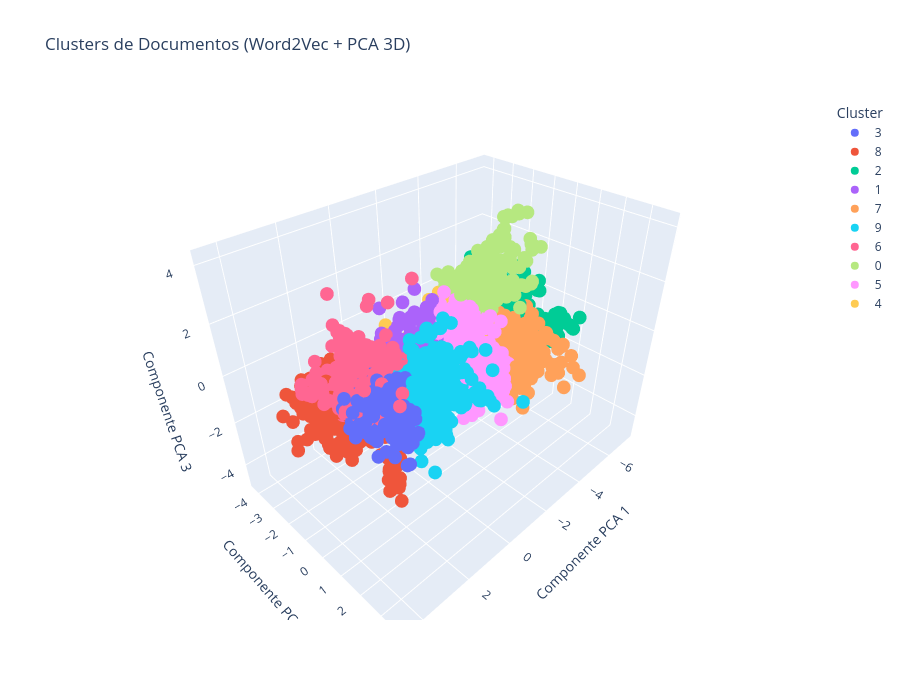

Source (notebook cell):
### Code cell
mostrar_grafico_clusters(vetores_documentos, df_w2v_docs)

### Figure 1 — Plotly figure (JSON) as saved in the notebook; plotly's stock layout.template omitted (floating-point values rounded to 4 significant figures; data arrays with more than 128 entries replaced by an {"elided": "..."} marker saying what was removed)
{"data": [{"customdata": {"elided": "2176x2 str values"}, "hovertemplate": "Cluster=%{customdata[0]}<br>Componente PCA 1=%{x:.2f}<br>Componente PCA 2=%{y:.2f}<br>Componente PCA 3=%{z:.2f}<br>Documento Original=%{customdata[1]}<extra></extra>", "legendgroup": "3", "marker": {"color": "#636efa", "symbol": "circle"}, "mode": "markers", "name": "3", "scene": "scene", "showlegend": true, "type": "scatter3d", "x": {"elided": "2176 float values"}, "y": {"elided": "2176 float values"}, "z": {"elided": "2176 float values"}}, {"customdata": {"elided": "1043x2 str values"}, "hovertemplate": "Cluster=%{customdata[0]}<br>Componente PCA 1=%{x:.2f}<br>Componente PCA 2=%{y:.2f}<br>Componente PCA 3=%{z:.2f}<br>Documento Original=%{customdata[1]}<extra></extra>", "legendgroup": "8", "marker": {"color": "#EF553B", "symbol": "circle"}, "mode": "markers", "name": "8", "scene": "scene", "showlegend": true, "type": "scatter3d", "x": {"elided": "1043 float values"}, "y": {"elided": "1043 float values"}, "z": {"elided": "1043 float values"}}, {"customdata": {"elided": "691x2 str values"}, "hovertemplate": "Cluster=%{customdata[0]}<br>Componente PCA 1=%{x:.2f}<br>Componente PCA 2=%{y:.2f}<br>Componente PCA 3=%{z:.2f}<br>Documento Original=%{customdata[1]}<extra></extra>", "legendgroup": "2", "marker": {"color": "#00cc96", "symbol": "circle"}, "mode": "markers", "name": "2", "scene": "scene", "showlegend": true, "type": "scatter3d", "x": {"elided": "691 float values"}, "y": {"elided": "691 float values"}, "z": {"elided": "691 float values"}}, {"customdata": {"elided": "801x2 str values"}, "hovertemplate": "Cluster=%{customdata[0]}<br>Componente PCA 1=%{x:.2f}<br>Componente PCA 2=%{y:.2f}<br>Componente PCA 3=%{z:.2f}<br>Documento Original=%{customdata[1]}<extra></extra>", "legendgroup": "1", "marker": {"color": "#ab63fa", "symbol": "circle"}, "mode": "markers", "name": "1", "scene": "scene", "showlegend": true, "type": "scatter3d", "x": {"elided": "801 float values"}, "y": {"elided": "801 float values"}, "z": {"elided": "801 float values"}}, {"customdata": {"elided": "816x2 str values"}, "hovertemplate": "Cluster=%{customdata[0]}<br>Componente PCA 1=%{x:.2f}<br>Componente PCA 2=%{y:.2f}<br>Componente PCA 3=%{z:.2f}<br>Documento Original=%{customdata[1]}<extra></extra>", "legendgroup": "7", "marker": {"color": "#FFA15A", "symbol": "circle"}, "mode": "markers", "name": "7", "scene": "scene", "showlegend": true, "type": "scatter3d", "x": {"elided": "816 float values"}, "y": {"elided": "816 float values"}, "z": {"elided": "816 float values"}}, {"customdata": {"elided": "1087x2 str values"}, "hovertemplate": "Cluster=%{customdata[0]}<br>Componente PCA 1=%{x:.2f}<br>Componente PCA 2=%{y:.2f}<br>Componente PCA 3=%{z:.2f}<br>Documento Original=%{customdata[1]}<extra></extra>", "legendgroup": "9", "marker": {"color": "#19d3f3", "symbol": "circle"}, "mode": "markers", "name": "9", "scene": "scene", "showlegend": true, "type": "scatter3d", "x": {"elided": "1087 float values"}, "y": {"elided": "1087 float values"}, "z": {"elided": "1087 float values"}}, {"customdata": {"elided": "836x2 str values"}, "hovertemplate": "Cluster=%{customdata[0]}<br>Componente PCA 1=%{x:.2f}<br>Componente PCA 2=%{y:.2f}<br>Componente PCA 3=%{z:.2f}<br>Documento Original=%{customdata[1]}<extra></extra>", "legendgroup": "6", "marker": {"color": "#FF6692", "symbol": "circle"}, "mode": "markers", "name": "6", "scene": "scene", "showlegend": true, "type": "scatter3d", "x": {"elided": "836 float values"}, "y": {"elided": "836 float values"}, "z": {"elided": "836 float values"}}, {"customdata": {"elided": "256x2 str values"}, "hovertemplate": "Cluster=%{customdata[0]}<br>Componente PCA 1=%{x:.2f}<br>Componente PCA 2=%{y:.2f}<br>Componente PCA 3=%{z:.2f}<br>Documento Original=%{customdata[1]}<extra></extra>", "legendgroup": "0", "marker": {"color": "#B6E880", "symbol": "circle"}, "mode": "markers", "name": "0", "scene": "scene", "showlegend": true, "type": "scatter3d", "x": {"elided": "256 float values"}, "y": {"elided": "256 float values"}, "z": {"elided": "256 float values"}}, {"customdata": {"elided": "1152x2 str values"}, "hovertemplate": "Cluster=%{customdata[0]}<br>Componente PCA 1=%{x:.2f}<br>Componente PCA 2=%{y:.2f}<br>Componente PCA 3=%{z:.2f}<br>Documento Original=%{customdata[1]}<extra></extra>", "legendgroup": "5", "marker": {"color": "#FF97FF", "symbol": "circle"}, "mode": "markers", "name": "5", "scene": "scene", "showlegend": true, "type": "scatter3d", "x": {"elided": "1152 float values"}, "y": {"elided": "1152 float values"}, "z": {"elided": "1152 float values"}}, {"customdata": {"elided": "808x2 str values"}, "hovertemplate": "Cluster=%{customdata[0]}<br>Componente PCA 1=%{x:.2f}<br>Componente PCA 2=%{y:.2f}<br>Componente PCA 3=%{z:.2f}<br>Documento Original=%{customdata[1]}<extra></extra>", "legendgroup": "4", "marker": {"color": "#FECB52", "symbol": "circle"}, "mode": "markers", "name": "4", "scene": "scene", "showlegend": true, "type": "scatter3d", "x": {"elided": "808 float values"}, "y": {"elided": "808 float values"}, "z": {"elided": "808 float values"}}], "layout": {"height": 700, "legend": {"title": {"text": "Cluster"}, "tracegroupgap": 0}, "scene": {"domain": {"x": [0, 1], "y": [0, 1]}, "xaxis": {"title": {"text": "Componente PCA 1"}}, "yaxis": {"title": {"text": "Componente PCA 2"}}, "zaxis": {"title": {"text": "Componente PCA 3"}}}, "title": {"text": "Clusters de Documentos (Word2Vec + PCA 3D)"}, "width": 900}}
